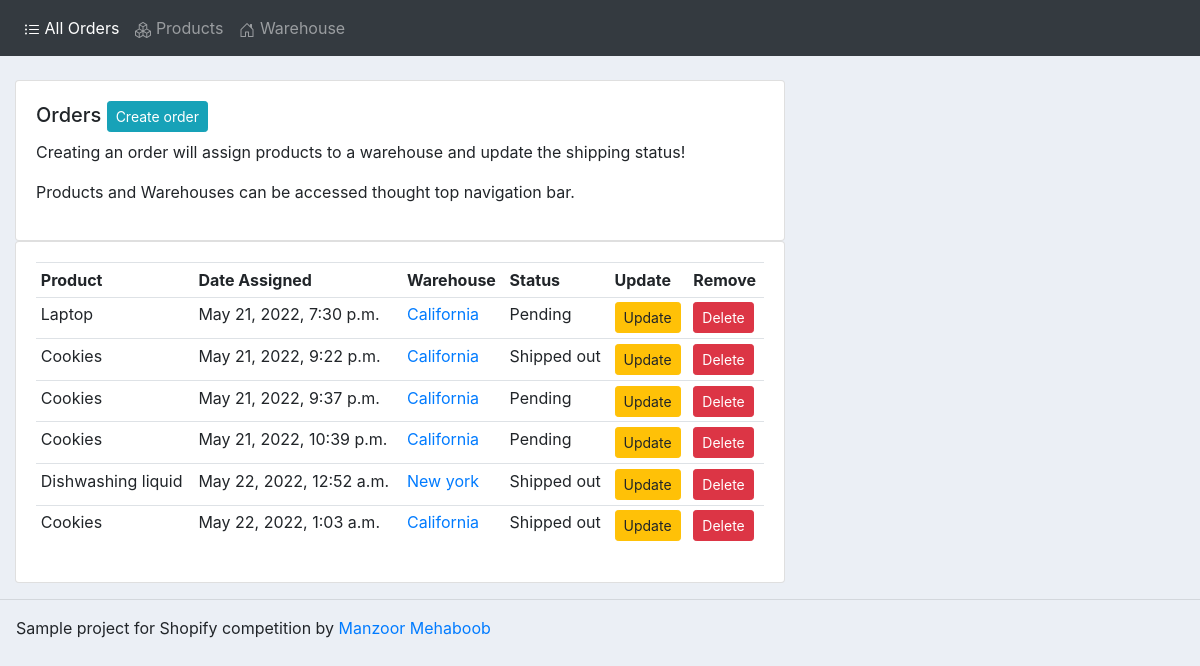
The app's page /, older data.
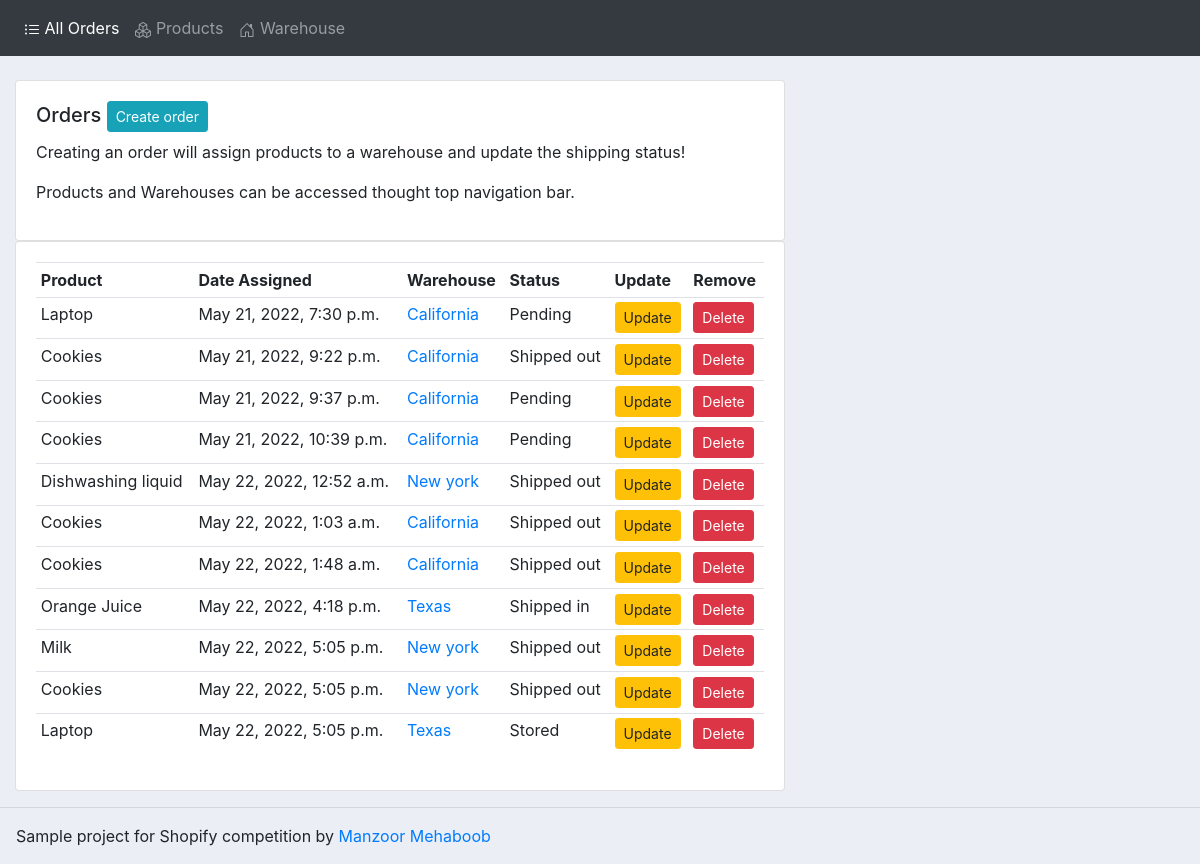
The same page, newer data.
### accounts/models.py (models this page shows, shortened)
class Order(models.Model):
	STATUS = (
			('Stored', 'Stored'),
			('Shipped out', 'Shipped out'),
			('Shipped in', 'Shipped in'),
			('Pending', 'Pending'),
			)
	id = models.AutoField(primary_key=True)
	warehouse = models.ForeignKey(Warehouse, null=True, on_delete= models.SET_NULL)
	product = models.ForeignKey(Product, null=True, on_delete= models.SET_NULL)
	date_created = models.DateTimeField(auto_now_add=True, null=True)
	status = models.CharField(max_length=200, null=True, choices=STATUS)

class Product(models.Model):
	CATEGORY = (
			('Liquid', 'Liquid'),
			('Non Liquid', 'Non Liquid'),
			)
	id = models.AutoField(primary_key=True)
	name = models.CharField(max_length=200, null=True)
	price = models.FloatField(null=True)
	category = models.CharField(max_length=200, null=True, choices=CATEGORY)
	description = models.CharField(max_length=200, null=True, blank=True)
	date_created = models.DateTimeField(auto_now_add=True, null=True)
	tags = models.ManyToManyField(Tag)
	def __str__(self):
		return self.name

class Warehouse(models.Model):
	id = models.AutoField(primary_key=True)
	name = models.CharField(max_length=200, null=True)
	phone = models.CharField(max_length=200, null=True)
	email = models.CharField(max_length=200, null=True)
	place = models.CharField(max_length=200, null=True)
	date_created = models.DateTimeField(auto_now_add=True, null=True)
	def __str__(self):
		return self.name

### accounts/views.py (the view)
# urls.py: path('', views.home, name="home"), #orders page
def home(request):
	orders = Order.objects.all()
	warehouse = Warehouse.objects.all()
	total_warehouse = warehouse.count()
	context = {'orders':orders, 'warehouse':warehouse }
	return render(request, 'accounts/dashboard.html', context)

### accounts/templates/accounts/dashboard.html
{% extends 'accounts/main.html' %}
{% block content %}
<br>
<div class="row">
	<div class="col-md-8">
		<div class="card card-body">
			<h5>Orders <a class="btn btn-sm btn-info" href="{% url 'create_order' %}">Create order</a></h5>
			<p>Creating an order will assign products to a warehouse and update the shipping status!</p>
			<p>Products and Warehouses can be accessed thought top navigation bar.</p>
		</div>
		<div class="card card-body">
			<table class="table table-sm">
				<tr>
					<th>Product</th>
					<th>Date Assigned</th>
					<th>Warehouse</th>
					<th>Status</th>
					<th>Update</th>
					<th>Remove</th>
				</tr>
				{% for order in orders %}
				<tr>
					<td>{{order.product}}</td>
					<td>{{order.date_created}}</td>
					<td><a href="{% url 'warehouse' order.warehouse.id %}">{{order.warehouse}}</a></td>
					<td>{{order.status}}</td>
					<td><a class="btn btn-sm btn-warning" href="{% url 'update_order' order.id %}">Update</a></td>
					<td><a class="btn btn-sm btn-danger" href="{% url 'delete_order' order.id %}">Delete</a></td>
				</tr>
				{% endfor %}
			</table>
		</div>
	</div>
</div>
{% endblock %}

### accounts/templates/accounts/main.html (shortened to what this page needs)
{% load static %}
<!DOCTYPE html>
<html>
<head>
	<link rel="stylesheet" href="https://stackpath.bootstrapcdn.com/bootstrap/4.3.1/css/bootstrap.min.css"
>
	<link rel="stylesheet" type="text/css" href="{% static '/css/main.css' %}">
</head>
<body>
	{% include 'accounts/navbar.html' %}
	<div class="container-fluid">
		{% block content %}
		{% endblock %}
	</div>
	<hr>
	<p class="ml-3"> Sample project for Shopify competition by <a href="https://www.linkedin.com/in/manzoormehaboob/">
			Manzoor Mehaboob</a> </p>
</body>
</html>

### accounts/templates/accounts/navbar.html (shortened to what this page needs)
{% load static %}
<nav class="navbar navbar-expand-lg navbar-dark bg-dark">
  <div class="collapse navbar-collapse" id="navbarNav">
    <ul class="navbar-nav">
      <li class="nav-item {% if request.resolver_match.url_name == 'home' %}active{% endif %}">
        <a class="nav-link" href="{% url 'home' %}"> All Orders</a>
      </li>
      <li class="nav-item {% if request.resolver_match.url_name == 'products' %}active{% endif %}">
        <a class="nav-link" href="{% url 'products' %}"> Products</a>
      </li>
      <li class="nav-item {% if request.resolver_match.url_name == 'warehouse_list' %}active{% endif %}">
        <a class="nav-link" href="{% url 'warehouse_list' %}"> Warehouse</a>
      </li>
    </ul>
  </div>
</nav>

### static/css/main.css (style rules this page uses)
body { background-color: #ebeff5; }

Row changes from the older to the newer data that the page shows:
added Order: product "Cookies", date_created "May 22, 2022, 1:48 a.m.", warehouse "California", status "Shipped out"
added Order: product "Orange Juice", date_created "May 22, 2022, 4:18 p.m.", warehouse "Texas", status "Shipped in"
added Order: product "Milk", date_created "May 22, 2022, 5:05 p.m.", warehouse "New york", status "Shipped out"
added Order: product "Cookies", date_created "May 22, 2022, 5:05 p.m.", warehouse "New york", status "Shipped out"
added Order: product "Laptop", date_created "May 22, 2022, 5:05 p.m.", warehouse "Texas", status "Stored"
